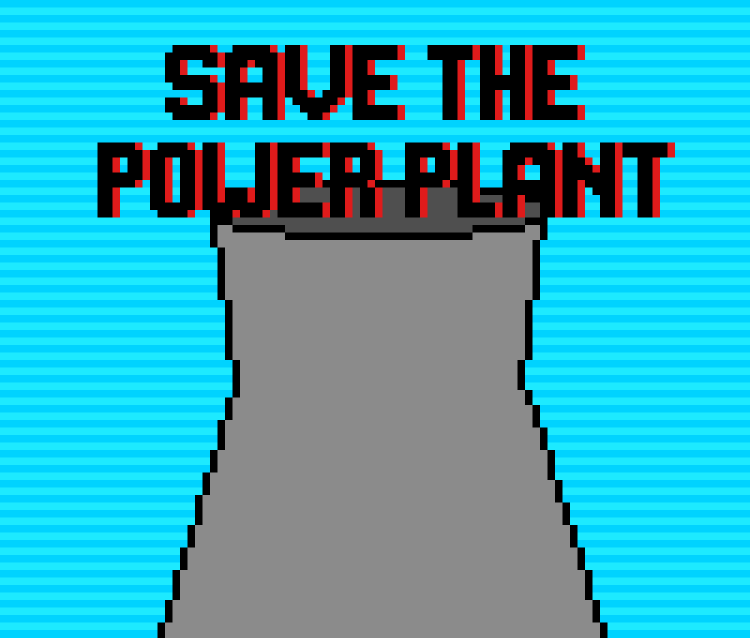
#> input picture images/title_screen.png, 1500 x 1275 px (shown at 1/2 size); its folder holds 6 pictures in this run
$ python -i HangmanTkinterv6.py   (imports and definitions only)
#> lines starting #> are read from the running program, lines starting #| are printed output that depends on the picture
import random
from tkinter import *
import tkinter as tk
from PIL import Image, ImageTk

# Very Basic Summary: John made the base code logic, Revy made the image displays, Aysen made keyboard, Everyone was involved in Brainstorming Ideas and Layout
# Credit going forward is given in order of who did the most in the function

WINDOW_WIDTH = 450
WINDOW_HEIGHT = 500

# GLOBAL IMAGE STORAGE (made by Revy)

reactor_images = {}

# WORD BANKS (Generated by Chatgpt)

word_bank_easy = [
   "cat", "dog", "sun", "bed", "hat", "cup", "box", "tree",
   "book", "ball", "bat", "pen", "bag", "car", "door", "fish",
   "milk", "shoe", "star", "moon", "kite", "bird", "cake", "frog",
   "ring", "ship", "farm", "home", "road", "lamp", "bell", "king",
   "queen", "corn", "rice", "chair", "spoon", "phone", "clock",
   "grass", "cloud", "plate", "bread", "cheese", "cookie", "apple",
   "berry", "peach", "grape", "train", "plane", "truck", "river",
   "beach", "table", "pillow", "blanket", "window", "school",
   "street", "flower", "garden", "pizza", "burger"
]
word_bank_medium = [
   "planet", "rocket", "castle", "jungle", "desert", "ocean", "valley", "bridge",
   "forest", "island", "mirror", "pocket", "button", "guitar", "camera", "silver",
   "office", "market", "kitchen", "library", "college", "stadium", "tunnel",
   "ladder", "pillow", "blanket", "driver", "painter", "singer", "actor",
   "writer", "doctor", "farmer", "dancer", "baker", "dragon", "wizard",
   "ranger", "hunter", "boxer", "goalie", "keeper", "striker", "captain",
   "thunder", "lightning", "shadow", "spirit", "secret", "puzzle", "portal",
   "energy", "shield", "hammer", "engine", "random", "remote", "symbol",
   "memory", "gesture", "bottle", "cereal", "glacier", "harvest"
]
word_bank_hard = [
   "labyrinth", "pneumonia", "fluorescent", "psychotherapy", "xylophone",
   "whirlwind", "kryptonite", "quagmire", "zombified", "jackknife",
   "backpack", "mystery", "galaxy", "nebula", "asteroid", "eclipse",
   "tsunami", "horizon", "terminal", "fortress", "avalanche", "blizzard",
   "cyclone", "hurricane", "tornado", "vortex", "triangle", "polygon",
   "equation", "variable", "function", "database", "algorithm", "firewall",
   "password", "joystick", "satellite", "hydrogen", "nitrogen", "oxygen",
   "helium", "neutron", "proton", "isotope", "quantum", "photon",
   "gradient", "integral", "derivative", "matrix", "paradox", "illusion",
   "nightmare", "insomnia", "adrenaline", "caffeine", "knapsack",
   "sapphire", "dynamite", "camouflage", "rhinoceros", "crocodile",
   "chandelier", "orchestra"
]
word_bank_phrases = [
   "break a leg", "once in awhile", "piece of cake", "under the weather",
   "hit the jackpot", "lost for words", "ahead of schedule",
   "back to square one", "down to earth", "easy does it", "on thin ice",
   "spill the beans", "take it easy", "over the moon", "jump the gun",
   "bite the bullet", "bend the rules", "cut to the chase", "break the ice",
   "call it a day", "costs a fortune", "cross your fingers",
   "hit the sack", "on cloud nine", "out of the blue", "pull some strings",
   "rock the boat", "rule of thumb", "throw in the towel", "time flies",
   "under pressure", "up in the air", "word of mouth", "zero tolerance",
   "better late", "burning question", "calm before storm",
   "caught red handed", "change of heart", "crack of dawn",
   "cut corners", "fair and square", "fall from grace", "from scratch",
   "get cold feet", "give me a break", "hold your horses",
   "in the meantime", "jump to conclusions", "keep it simple",
   "let it slide", "living the dream", "make a scene", "miss the point",
   "no hard feelings", "on the same page", "play it safe",
   "raise the bar", "read the room", "second thoughts",
   "silver lining", "speak your mind"
]

word_banks = {
   "easy": word_bank_easy,
   "medium": word_bank_medium,
   "hard": word_bank_hard,
   "phrases": word_bank_phrases
}

# GLOBAL GAME STATE (made by John)

wins = 0
losses = 0
wrong_guess = 0
display_word = []
guessed_letters = []
keyboard_buttons = {}

# CLEAR WINDOW (made by Revy Edited and finished by Revy)

def clear_window():
    for widget in window.winfo_children():
        widget.destroy()

# LOAD IMAGES (made by Revy Edited and finished by Revy)

def load_images():
    global reactor_images, title_screen, loss_screen, win_screen

    # TITLE SCREEN
    title_screen = ImageTk.PhotoImage(
        Image.open("images/title_screen.png").resize((WINDOW_WIDTH, WINDOW_HEIGHT))
    )

    # WIN SCREEN
    win_screen = ImageTk.PhotoImage(
        Image.open("images/win_screen.png").resize((WINDOW_WIDTH, WINDOW_HEIGHT))
    )
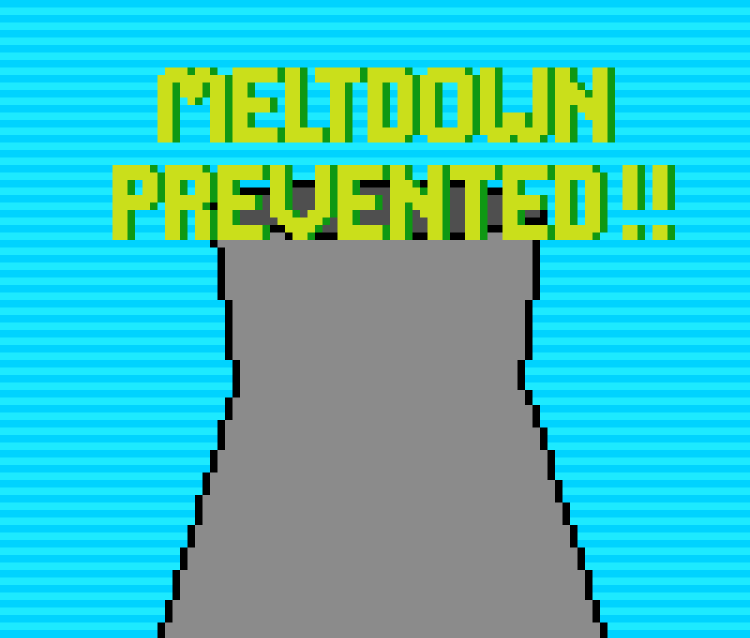
#> input picture images/win_screen.png, 1500 x 1275 px (shown at 1/2 size)

    # LOSS SCREEN
    loss_screen = ImageTk.PhotoImage(
        Image.open("images/loss_screen.png").resize((WINDOW_WIDTH, WINDOW_HEIGHT))
    )
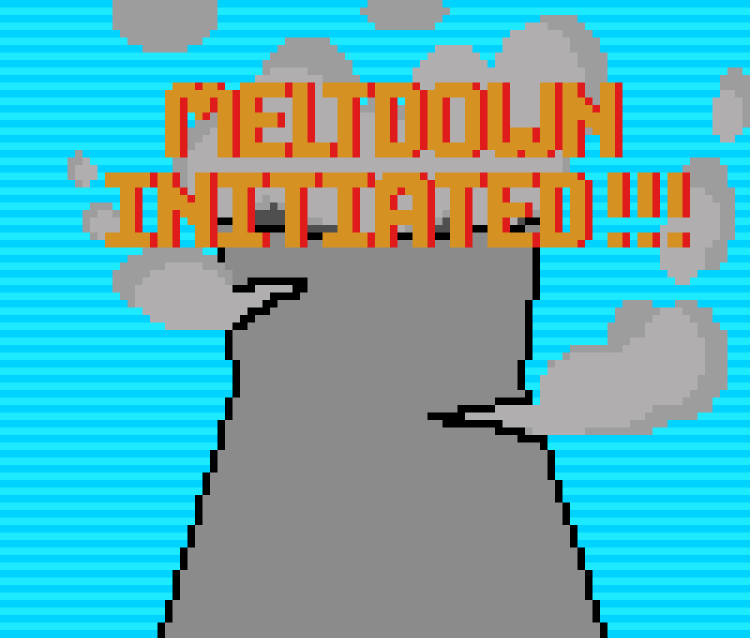
#> input picture images/loss_screen.png, 1500 x 1275 px (shown at 1/2 size)

    # HANGMAN STAGES
    for stage in range(7):
        img = Image.open(f"images/stage{stage}.png").resize((400, 300))
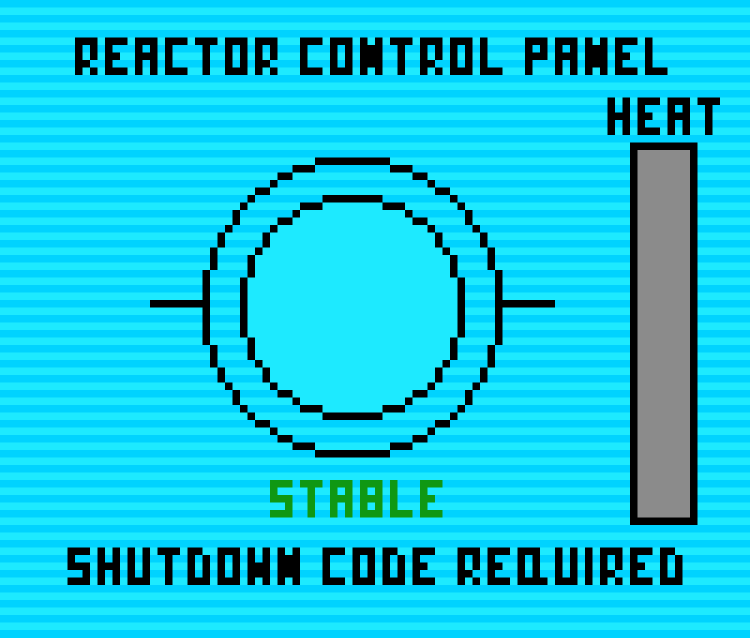
#> input picture images/stage0.png, 1500 x 1275 px (shown at 1/2 size)
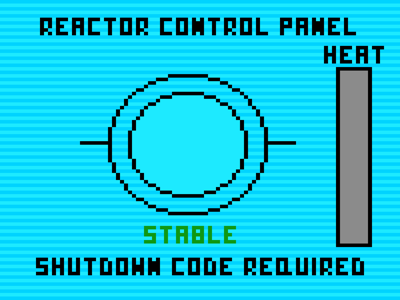
#> img: PIL image 400x300 RGBA; mean R, G, B, A 19, 199.1, 225.4, 255
        reactor_images[stage] = ImageTk.PhotoImage(img)
#> pass 2 of the loop in load_images, `for stage in range(7):`:
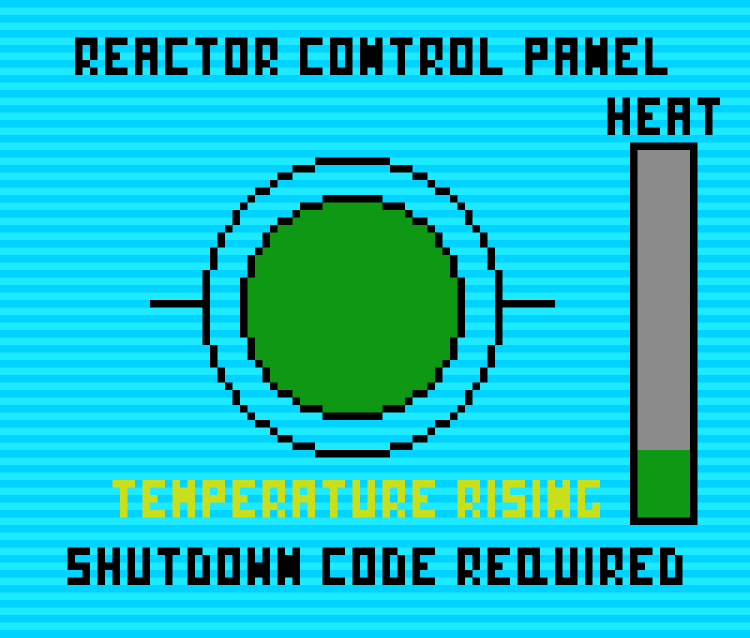
#> input picture images/stage1.png, 1500 x 1275 px (shown at 1/2 size)
#> in load_images, `img = Image.open(f"images/stage{stage}.png").resize((400, 300))`:
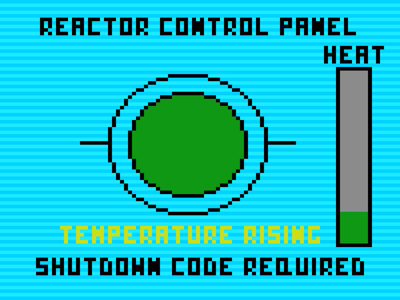
#> img: PIL image 400x300 RGBA; mean R, G, B, A 20.8, 193.7, 204.2, 255
#> pass 3 of the loop in load_images, `for stage in range(7):`:
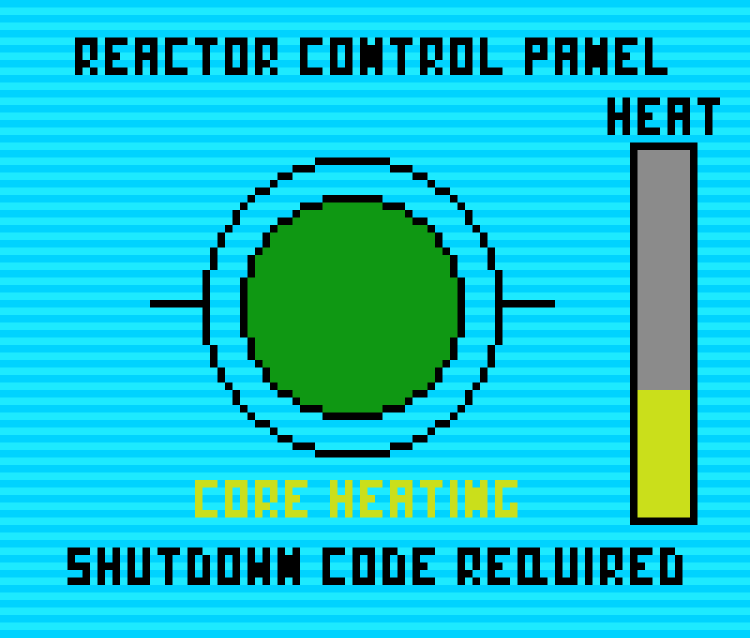
#> input picture images/stage2.png, 1500 x 1275 px (shown at 1/2 size)
#> in load_images, `img = Image.open(f"images/stage{stage}.png").resize((400, 300))`:
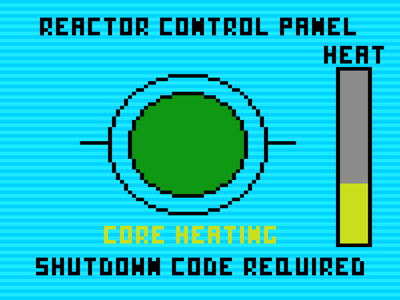
#> img: PIL image 400x300 RGBA; mean R, G, B, A 21.3, 194.7, 205, 255
#> the loop made 4 passes; the first 3 are shown

# DRAW HANGMAN IMAGE (made by Revy finished by Revy)

# [232 lines left out: functions draw_hangman, open_popup, choose_difficulty, start_game, get_keyword, check_guess and 2 more, not called in this run]

# MAIN WINDOW + IMAGE LOAD + STARTUP (made by John, Edited and finished by Revy and John)

# [10 lines not run here, left out]

#> (the run stopped early here; a loop or call above may not have finished)
